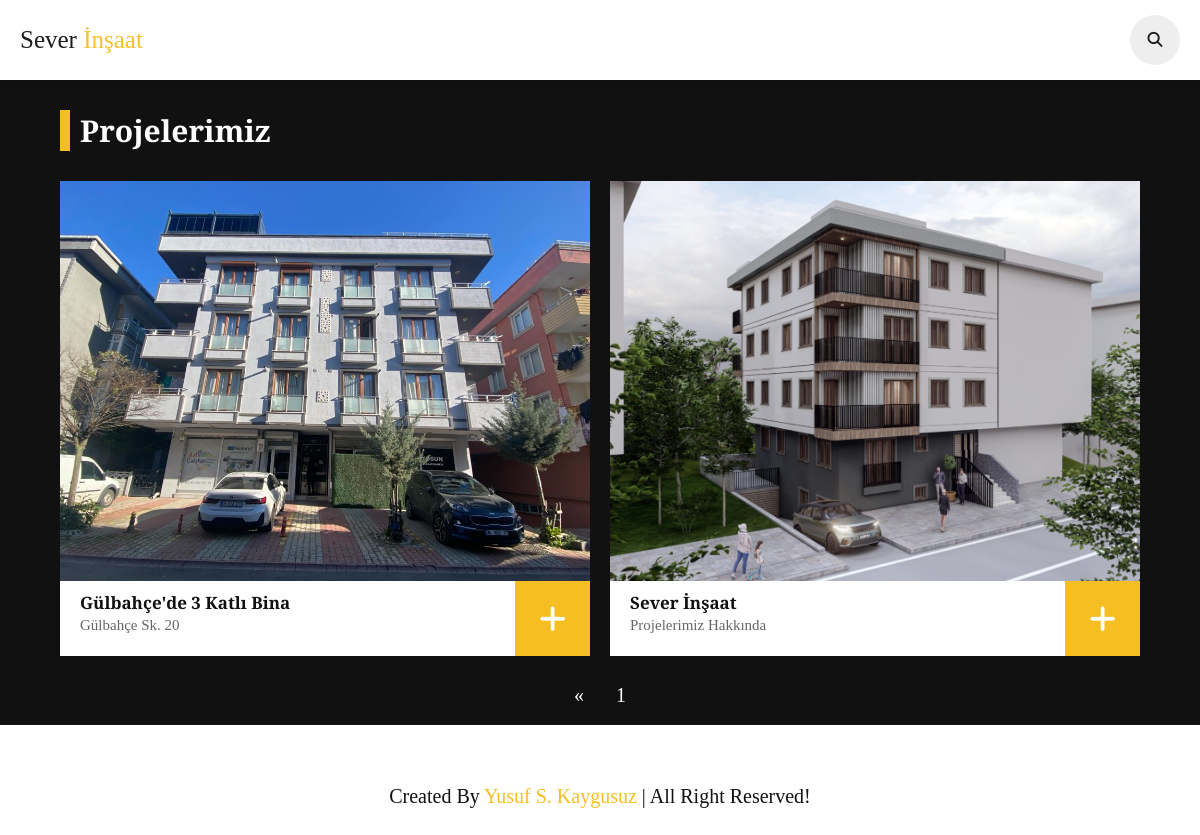
The page /projects?page=2 on the database its author committed.
### construction/models.py (models this page shows, shortened)
class Projects(models.Model):
    heading = models.CharField(max_length = 25)
    mini_description = models.CharField(max_length = 25)
    detail_description = RichTextField(default="")
    image_front = models.CharField(max_length = 50)
    image_back = models.CharField(max_length = 50)
    isActive = models.BooleanField(default = False)
    isMain = models.BooleanField(default = False)
    address = models.TextField(default = "")
    slug = models.SlugField(blank = True, db_index = True)

### construction/views.py (the view)
# urls.py: path('projects', views.projects, name="projects_page"),
def projects(request):
    projects = Projects.objects.all()
    paginator = Paginator(projects, 3)
    page = request.GET.get('page', 1)
    pagi_projects = paginator.page(page)
    return render(request, 'construction/projects_page.html',
                   {
                        'project' : pagi_projects,
                   })

### construction/templates/construction/projects_page.html (shortened to what this page needs)
<!DOCTYPE html>
{% load static %}
<html lang="en">
<head>
    {% include "projects/partials/_head.html" %}
</head>
<body>
    {% include "projects/partials/_header.html" %}
    {% include "projects/partials/_prosection.html" %}
    {% include "projects/partials/_pagination.html" %}
    {% include "projects/partials/_footer.html" %}
</body>
</html>

### construction/templates/projects/partials/_prosection.html
{% load static %}
<section class="projects" id="projects">
    <h1 class="heading">Projelerimiz</h1>
    <div class="box-container">
        {% for value in project%}
            {% if value.isActive %}
                <a href="{% url "project_detail" value.slug %}" class="box">
                    <div class="image">
                        <img src="{% static "construction/img/"|add:value.image_front %}" alt="front-image">
                    </div>
                    <div class="content">
                        <div class="info">
                            <h3> {{ value.heading }} </h3>
                            <p> {{ value.mini_description }} </p>
                        </div>
                        <i class="fas fa-plus"></i>
                    </div>
                </a>
            {% endif %}
        {% endfor %}
    </div>
</section>

### static/projects/css/style.css (style rules this page uses)
:root { --yellow: #f5bf23; --black: #111; --white: #fff; --light-color: #666; --light-bg: #eee; --box-shadow: 0 0.5rem 1.2rem rgba(0, 0, 0, .1); --border: 0.1rem solid rgba(0, 0, 0, .3); }
* { font-family: 'Hedvig Letters Serif', serif; margin: 0; padding: 0; box-sizing: border-box; outline: none; border: none; text-decoration: none; }
html { font-size: 62.5%; overflow-x: hidden; scroll-behavior: smooth; scroll-padding-top: 7rem; }
section { padding: 5rem 10%; }
.heading { margin-bottom: 3rem; font-size: 3rem; color: var(--black); text-transform: capitalize; padding-left: 1rem; border-left: 1rem solid var(--yellow); }
.projects { background: var(--black); }
.projects .heading { color: var(--white); }
.projects .box-container { display: grid; grid-template-columns: repeat(auto-fit, minmax(30rem, 1fr)); gap: 2rem; }
.projects .box-container .box { cursor: initial; }
.projects .box-container .box .image { height: 40rem; overflow: hidden; }
.projects .box-container .box .image img { height: 100%; width: 100%; object-fit: cover; transition: .2s linear; }
.projects .box-container .box .content { display: flex; background: var(--white); justify-content: space-between; }
.projects .box-container .box .content .info { padding: 1rem 2rem; }
.projects .box-container .box .content .info h3 { font-size: 1.7rem; color: var(--black); text-transform: capitalize; }
.projects .box-container .box .content .info p { font-size: 1.5rem; color: var(--light-color); line-height: 1.5; }
.projects .box-container .box .content i { width: 7.5rem; font-size: 3rem; background: var(--yellow); color: var(--white); cursor: pointer; text-align: center; line-height: 7.5rem; }
@media (max-width: 1200px) { section { padding: 3rem 5%; } }

### static/projects/css/blog_page.css (style rules this page uses)
p { color: #333; }

### rows shown on the page
Projects: image_front (picture), heading "Gülbahçe'de 3 Katlı Bina", mini_description "Gülbahçe Sk. 20"
Projects: image_front (picture), heading "Sever İnşaat", mini_description "Projelerimiz Hakkında"

### other values the page prints
{{ i }} "1"
